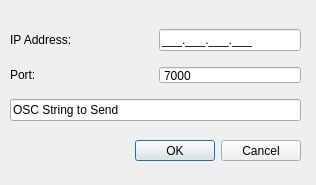
<?xml version="1.0" encoding="UTF-8"?>
<ui version="4.0">
 <class>SendOscDialog</class>
 <widget class="QDialog" name="SendOscDialog">
  <property name="geometry">
   <rect>
    <x>0</x>
    <y>0</y>
    <width>316</width>
    <height>185</height>
   </rect>
  </property>
  <property name="windowTitle">
   <string>Send OSC String</string>
  </property>
  <widget class="QDialogButtonBox" name="buttonBox">
   <property name="geometry">
    <rect>
     <x>10</x>
     <y>140</y>
     <width>291</width>
     <height>21</height>
    </rect>
   </property>
   <property name="orientation">
    <enum>Qt::Horizontal</enum>
   </property>
   <property name="standardButtons">
    <set>QDialogButtonBox::Cancel|QDialogButtonBox::Ok</set>
   </property>
  </widget>
  <widget class="QWidget" name="">
   <property name="geometry">
    <rect>
     <x>10</x>
     <y>20</y>
     <width>291</width>
     <height>111</height>
    </rect>
   </property>
   <layout class="QVBoxLayout" name="verticalLayout">
    <item>
     <layout class="QHBoxLayout" name="horizontalLayout">
      <item>
       <widget class="QLabel" name="ipLabel">
        <property name="text">
         <string>IP Address:</string>
        </property>
       </widget>
      </item>
      <item>
       <widget class="IPLineEdit" name="ipAddress">
        <property name="sizePolicy">
         <sizepolicy hsizetype="Minimum" vsizetype="Fixed">
          <horstretch>0</horstretch>
          <verstretch>0</verstretch>
         </sizepolicy>
        </property>
        <property name="inputMask">
         <string>000.000.000.000;_</string>
        </property>
       </widget>
      </item>
     </layout>
    </item>
    <item>
     <layout class="QHBoxLayout" name="horizontalLayout_2">
      <item>
       <widget class="QLabel" name="portLabel">
        <property name="text">
         <string>Port:</string>
        </property>
       </widget>
      </item>
      <item>
       <widget class="QSpinBox" name="port">
        <property name="styleSheet">
         <string notr="true">border-width: 1</string>
        </property>
        <property name="buttonSymbols">
         <enum>QAbstractSpinBox::NoButtons</enum>
        </property>
        <property name="minimum">
         <number>1025</number>
        </property>
        <property name="maximum">
         <number>65535</number>
        </property>
        <property name="value">
         <number>7000</number>
        </property>
       </widget>
      </item>
     </layout>
    </item>
    <item>
     <widget class="QLineEdit" name="oscString">
      <property name="text">
       <string>OSC String to Send</string>
      </property>
     </widget>
    </item>
   </layout>
  </widget>
 </widget>
 <customwidgets>
  <customwidget>
   <class>IPLineEdit</class>
   <extends>QLineEdit</extends>
   <header>iplineedit.h</header>
  </customwidget>
 </customwidgets>
 <resources/>
 <connections>
  <connection>
   <sender>buttonBox</sender>
   <signal>accepted()</signal>
   <receiver>SendOscDialog</receiver>
   <slot>accept()</slot>
   <hints>
    <hint type="sourcelabel">
     <x>248</x>
     <y>254</y>
    </hint>
    <hint type="destinationlabel">
     <x>157</x>
     <y>274</y>
    </hint>
   </hints>
  </connection>
  <connection>
   <sender>buttonBox</sender>
   <signal>rejected()</signal>
   <receiver>SendOscDialog</receiver>
   <slot>reject()</slot>
   <hints>
    <hint type="sourcelabel">
     <x>316</x>
     <y>260</y>
    </hint>
    <hint type="destinationlabel">
     <x>286</x>
     <y>274</y>
    </hint>
   </hints>
  </connection>
 </connections>
</ui>
